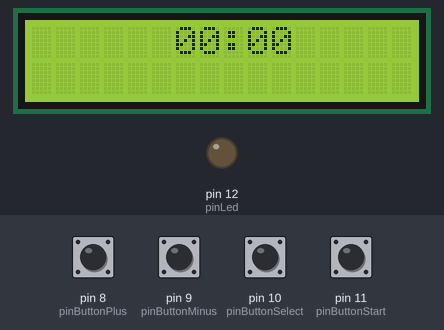
Simulated run of this program. Board: Arduino Uno, built with avr-gcc and run on an emulated ATmega328P. Parts: 16×2 character LCD, output pins drawn as LEDs (lit = HIGH). Inputs (shaded band) come from the test bench; at power-on: pin 8 (pinButtonPlus), pin 9 (pinButtonMinus), pin 10 (pinButtonSelect), pin 11 (pinButtonStart) LOW.

Above: at 1.2 s.
1.3 s: pin 10 (pinButtonSelect) pulled HIGH for 0.15 s
At 2.5 s:
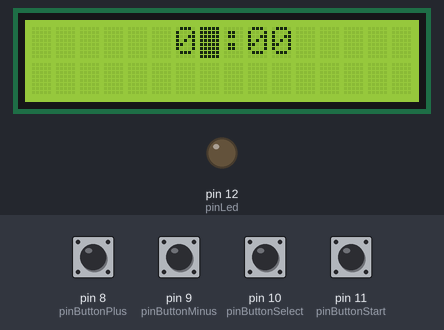
2.9 s: pin 8 (pinButtonPlus) pulled HIGH for 0.15 s
4.5 s: pin 11 (pinButtonStart) pulled HIGH for 0.15 s
At 5.0 s:
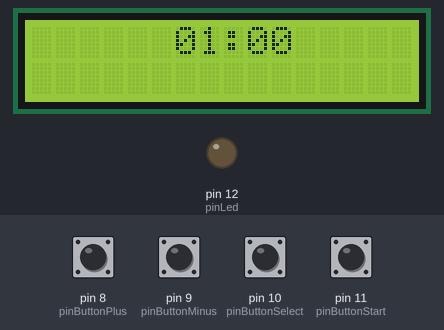
Timing chart, 0 to 7.5 s (numbered marks = the images above; inputs shaded):
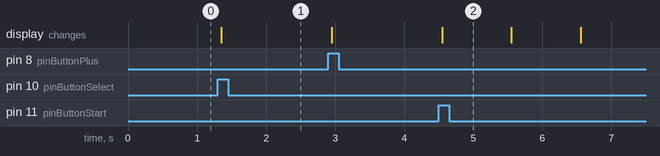

Measured:
- after the input at 1.3 s, the display: changes after 0.05 s (image 1)
- after the input at 4.5 s, the display: changes after 0.05 s (image 2)

The program:

main.cpp
```cpp
#include <Arduino.h>
#include <LiquidCrystal.h>
#include <Wire.h>

const uint8_t pinRS = 2;
const uint8_t pinEN = 3;
const uint8_t pinD4 = 4;
const uint8_t pinD5 = 5;
const uint8_t pinD6 = 6;
const uint8_t pinD7 = 7;

const uint8_t pinButtonPlus = 8;
const uint8_t pinButtonMinus = 9;
const uint8_t pinButtonSelect = 10;
const uint8_t pinButtonStart = 11;

const uint8_t pinLed = 12;

uint8_t minutesHigh = 0;
uint8_t minutesLow = 0;
uint8_t secondsHigh = 0;
uint8_t secondsLow = 0;

bool alarm = false;
bool isRunning = false;
uint8_t cursorPosition = 0;

unsigned long debounceDelay = 50UL;

struct Button{
  const uint8_t pin;
  uint8_t state;
  uint8_t lastState;
  unsigned long lastDebounceTime;
};

struct Button buttons[] = {
  {pinButtonPlus, LOW, LOW, 0},
  {pinButtonMinus, LOW, LOW, 0},
  {pinButtonSelect, LOW, LOW, 0},
  {pinButtonStart, LOW, LOW, 0},
};

boolean Debounce(struct Button* b);
void show();

LiquidCrystal lcd(pinRS, pinEN, pinD4, pinD5, pinD6, pinD7);

void setup()
{
  cli();
  TCCR1A = 0,
  TCCR1B = 0;
  TCCR1B |= (1 << WGM12);               // CTC mode on
  TCNT1 = 0;                            //initial value
  OCR1A = 15624;                        //top value [16MHz/(prescaler*ISRfrequency)]-1
  TIMSK1 |= (1 << OCIE1A);              //compare match interrupt enabled
  sei();

  lcd.begin(16, 2);
  pinMode(pinButtonPlus, INPUT);
  pinMode(pinButtonMinus, INPUT);
  pinMode(pinButtonSelect, INPUT);
  pinMode(pinButtonStart, INPUT);
  pinMode(pinLed, OUTPUT);

  show();
}

ISR(TIMER1_COMPA_vect){
  if (minutesHigh == 0 && minutesLow == 0 && secondsHigh == 0 && secondsLow == 0){
    TCCR1B &= ~(1 << CS12) & ~(1 << CS10);
    isRunning = false;
    return;
  }
  else{
    secondsLow--;
    if (secondsLow == 255){
      secondsLow = 9;
      secondsHigh--;
      if (secondsHigh == 255){
        secondsHigh = 5;
        minutesLow--;
        if (minutesLow == 255){
          minutesLow = 9;
          minutesHigh--;
        }
      }
    }
  }
  if (minutesHigh == 0 && minutesLow == 0 && secondsHigh == 0 && secondsLow == 0){
    TCCR1B &= ~(1 << CS12) & ~(1 << CS10);
    isRunning = false;
    alarm = true;
    digitalWrite(pinLed, HIGH);
  }
  show();
}

void loop()
{
  if ((Debounce(&buttons[0]) && !isRunning) == true){
    switch (cursorPosition){
    case 0:
      break;
    case 7:
      minutesLow++;
      if (minutesLow > 9){
        minutesLow = 0;
        minutesHigh++;
        if (minutesHigh > 5) minutesHigh = 0;
      }
      show();
      break;
    case 10:
      secondsLow++;
      if (secondsLow > 9){
        secondsLow = 0;
        secondsHigh++;
        if (secondsHigh > 5) secondsHigh = 0;
      }
      show();
      break;
    }
  }
    if ((Debounce(&buttons[1]) && !isRunning) == true){
    switch (cursorPosition){
    case 0:
      break;
    case 7:
      minutesLow--;
      if (minutesLow == 255){
        minutesLow = 9;
        minutesHigh--;
        if (minutesHigh == 255) minutesHigh = 5;
      }
      show();
      break;
    case 10:
      secondsLow--;
      if (secondsLow == 255){
        secondsLow = 9;
        secondsHigh--;
        if (secondsHigh == 255) secondsHigh = 5;
      }
      show();
      break;
    }
  }
  if ((Debounce(&buttons[2]) && !isRunning) == true){
    if (cursorPosition == 0){
      cursorPosition = 7;
      lcd.cursor();
      lcd.blink();
    }
    else if (cursorPosition == 7){
      cursorPosition = 10;
    }
    else if (cursorPosition == 10){
      cursorPosition = 0;
      lcd.noBlink();
      lcd.noCursor();
    }
    show();
  }
  if (Debounce(&buttons[3]) == true){
    if (alarm == true){
      digitalWrite(pinLed, LOW);
      alarm = false;
    }else{
      TCCR1B |= (1 << CS12) | (1 << CS10);  //prescaler 1024 and turning on timer
      isRunning = true;
      cursorPosition = 0;
      lcd.noBlink();
      lcd.noCursor();
    }
  }
}

boolean Debounce(struct Button* b)
{
  uint8_t reading = digitalRead(b->pin);

  if (reading != b->lastState) b->lastDebounceTime = millis();
  if ((millis() - b->lastDebounceTime) > debounceDelay){
    if (reading != b->state){
      b->state = reading;
      if (b->state == HIGH){
        b->lastState = reading;
        return true;
      }
    }
  }
  b->lastState = reading;
  return false;
}

void show(){
  lcd.setCursor(6, 0);
  lcd.print(minutesHigh);
  lcd.print(minutesLow);
  lcd.write(':');
  lcd.print(secondsHigh);
  lcd.print(secondsLow);
  lcd.setCursor(cursorPosition, 0);
}
```
